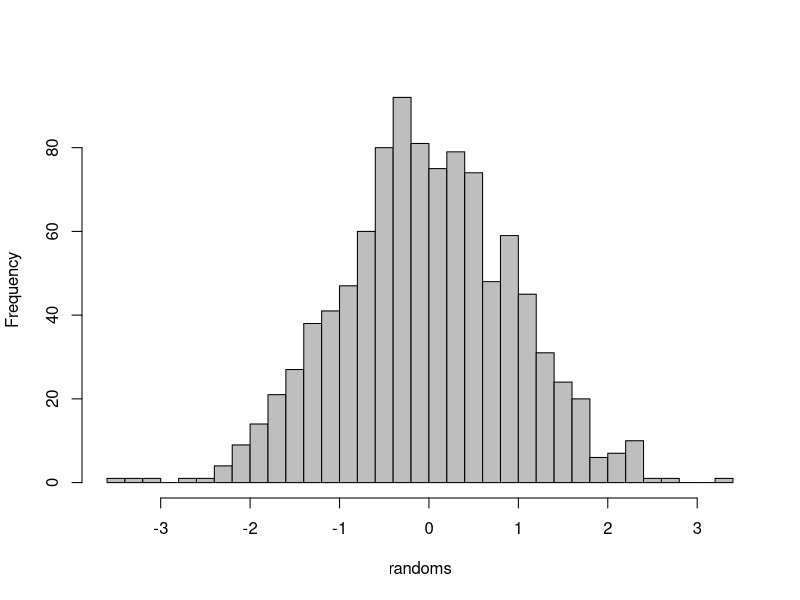

Reproduce this figure in R.
## ---- chunk 1
randoms <- rnorm(1000)
## ---- chunk 2
hist(randoms, breaks=30, col="grey", main="")
